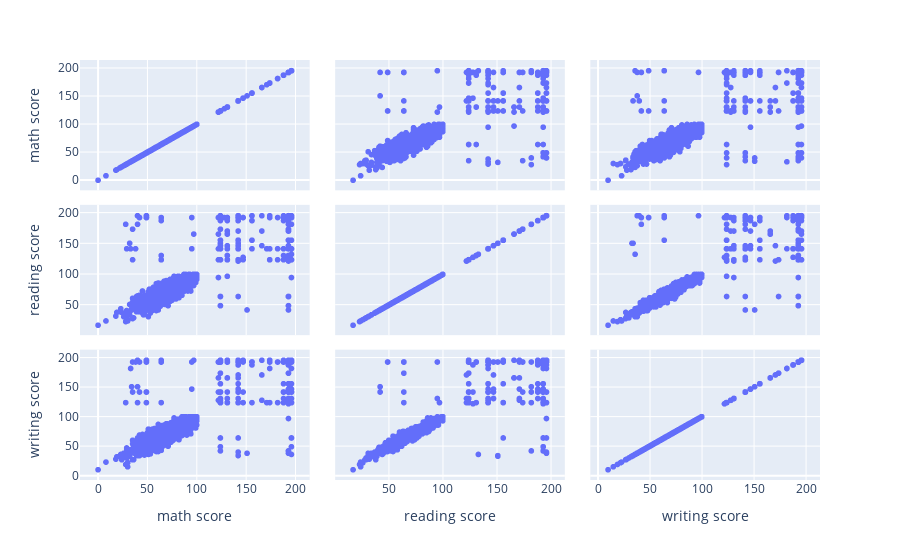

The code cell stored with this chart in its notebook:
### Code cell
import plotly.express as px
fig = px.scatter_matrix(df_grades,
    dimensions=["math score", "reading score", "writing score"])
fig.show()

### Figure 1 — Plotly figure (JSON) as saved in the notebook; plotly's stock layout.template omitted (floating-point values rounded to 4 significant figures; data arrays with more than 128 entries replaced by an {"elided": "..."} marker saying what was removed)
{"data": [{"dimensions": [{"axis": {"matches": true}, "label": "math score", "values": {"elided": "1400 int values"}}, {"axis": {"matches": true}, "label": "reading score", "values": {"elided": "1400 int values"}}, {"axis": {"matches": true}, "label": "writing score", "values": {"elided": "1400 int values"}}], "hovertemplate": "%{xaxis.title.text}=%{x}<br>%{yaxis.title.text}=%{y}<extra></extra>", "legendgroup": "", "marker": {"color": "#636efa", "symbol": "circle"}, "name": "", "showlegend": false, "type": "splom"}], "layout": {"dragmode": "select", "legend": {"tracegroupgap": 0}, "margin": {"t": 60}}}
